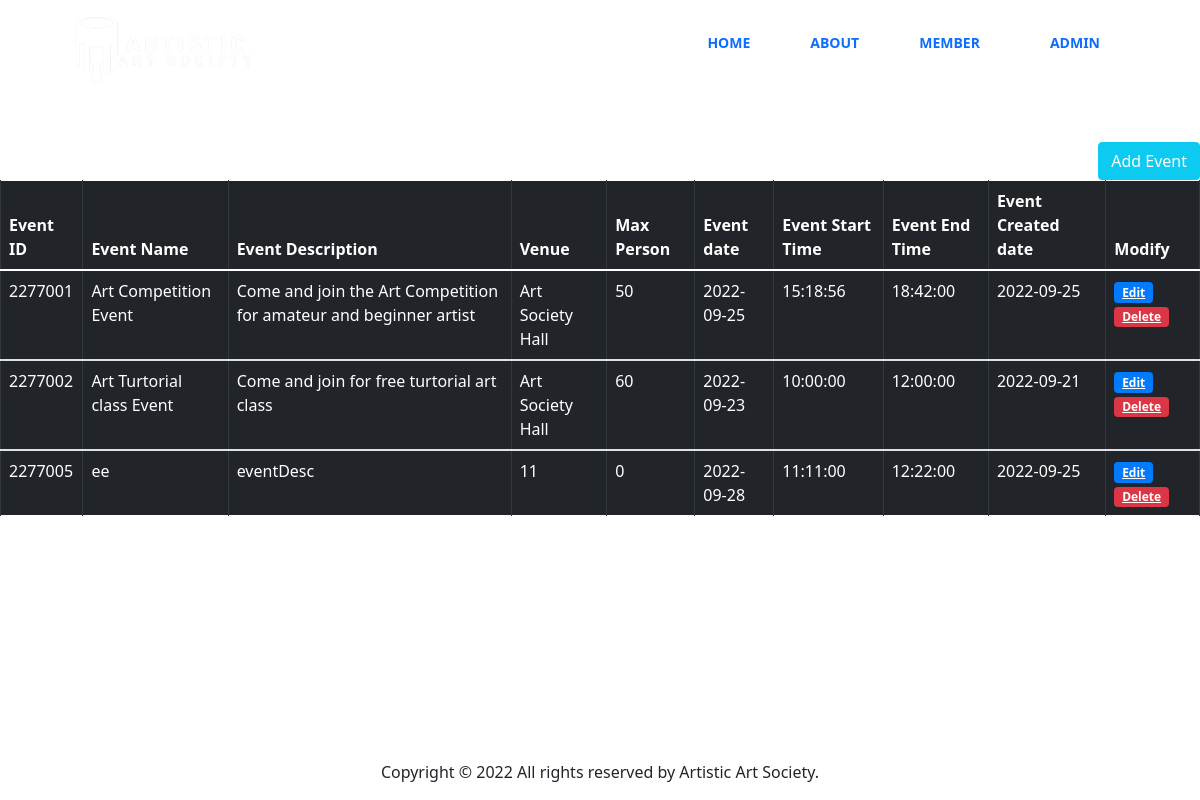
The app's page /list-event.php (signed in) with its own data.
### tables this page shows
CREATE TABLE `event` (
  `eventID` int(8) NOT NULL,
  `eventName` varchar(50) NOT NULL,
  `eventDesc` text NOT NULL,
  `venue` varchar(70) NOT NULL,
  `maxPerson` int(3) NOT NULL,
  `event_date` date NOT NULL,
  `event_start_time` time NOT NULL,
  `event_end_time` time NOT NULL,
  `event_date_created` date NOT NULL
);

### list-event.php (the view, shortened to what this page needs)
<?php
include 'connect-database.php';
$sql = "select * from event";
$result = mysqli_query($con, $sql);
$events = array();
   while($row = mysqli_fetch_assoc($result)) {
       $events[] = $row;
   }
   ?>
<!DOCTYPE html>
<html lang="en">
<head>
    <link rel="stylesheet" href="css/header.css">
<link rel="stylesheet" href="https://cdn.jsdelivr.net/npm/bootstrap@5.0.0-alpha1/dist/css/bootstrap.min.css"/>
<link rel="stylesheet" href="https://cdn.jsdelivr.net/npm/bootstrap@5.0.0-alpha1/dist/js/bootstrap.bundle.min.js"/>
<link rel="stylesheet" href="https://cdnjs.cloudflare.com/ajax/libs/jquery/3.2.1/jquery.min.js"/>
<link rel="stylesheet" href="https://cdn.jsdelivr.net/npm/bootstrap@4.0.0/dist/css/bootstrap.min.css">
   <link href="https://cdn.jsdelivr.net/npm/bootstrap@5.0.0/dist/css/bootstrap.min.css" rel="stylesheet" >
</head>
<body>
<?php
include './heading.php';
?>
   <h3 style="color:white;">Event Information</h3>
<a class="btn btn-primary btn btn-info btn btn-primary float-end" style="color: white; text-align: right;" href ="add-event.php">Add Event</a>
        <table class="table table-bordered table table-hover table-dark">
            <thead class="thead-dark ">
                <tr>
                    <th>Event ID</th>
                    <th>Event Name</th>
                    <th>Event Description</th>
                    <th>Venue</th>
                    <th>Max Person</th>
                    <th>Event date</th>
                     <th>Event Start Time</th>
                     <th>Event End Time</th>
                      <th>Event Created date</th>
                    <th>Modify</th>
                </tr>
            </thead>
            <tbody class="table-striped">
            <?php foreach ($events as $e => $event):?>
            <tr>
                <td><?php echo $event['eventID']; ?></td>
                    <td><?php echo $event['eventName'];?></td>
                    <td><?php echo $event['eventDesc'];?></td>
                    <td><?php echo $event['venue'];?></td>
                    <td><?php echo $event['maxPerson'];?></td>
                     <td><?php echo $event['event_date'];?></td>
                      <td><?php echo $event['event_start_time'];?></td>
                        <td><?php echo $event['event_end_time'];?></td>
                       <td><?php echo $event['event_date_created'];?></td>
                     <td>
                          <a href='edit-event.php?id=<?php echo $event['eventID'];?>' class="badge badge-primary" >Edit</a>&nbsp;
                         <a href ="delete-event.php?id=<?php echo $event['eventID'];?>" onclick="return confirm('Do you wish to delete the event?')" class="badge badge-danger">Delete</a>&nbsp;
                     </td>
            </tr>
            <tbody>
             <?php endforeach;?>
        </table>
<?php
include './footer.php';
?>

### list-event.php (style rules this page uses)
body { background-image:url("images/bg2.jpg"); background-size : 100%; background-repeat : no-repeat; background-attachment: fixed; }
tbody { color:white; }

### records on screen
event: eventID "2277001", eventName "Art Competition Event", eventDesc "Come and join the Art Competition for amateur and beginner artist", venue "Art Society Hall", maxPerson "50", event_date "2022-09-25", event_start_time "15:18:56", event_end_time "18:42:00", event_date_created "2022-09-25"
event: eventID "2277002", eventName "Art Turtorial class Event", eventDesc "Come and join for free turtorial art class", venue "Art Society Hall", maxPerson "60", event_date "2022-09-23", event_start_time "10:00:00", event_end_time "12:00:00", event_date_created "2022-09-21"
event: eventID "2277005", eventName "ee", eventDesc "eventDesc", venue "11", maxPerson "0", event_date "2022-09-28", event_start_time "11:11:00", event_end_time "12:22:00", event_date_created "2022-09-25"
